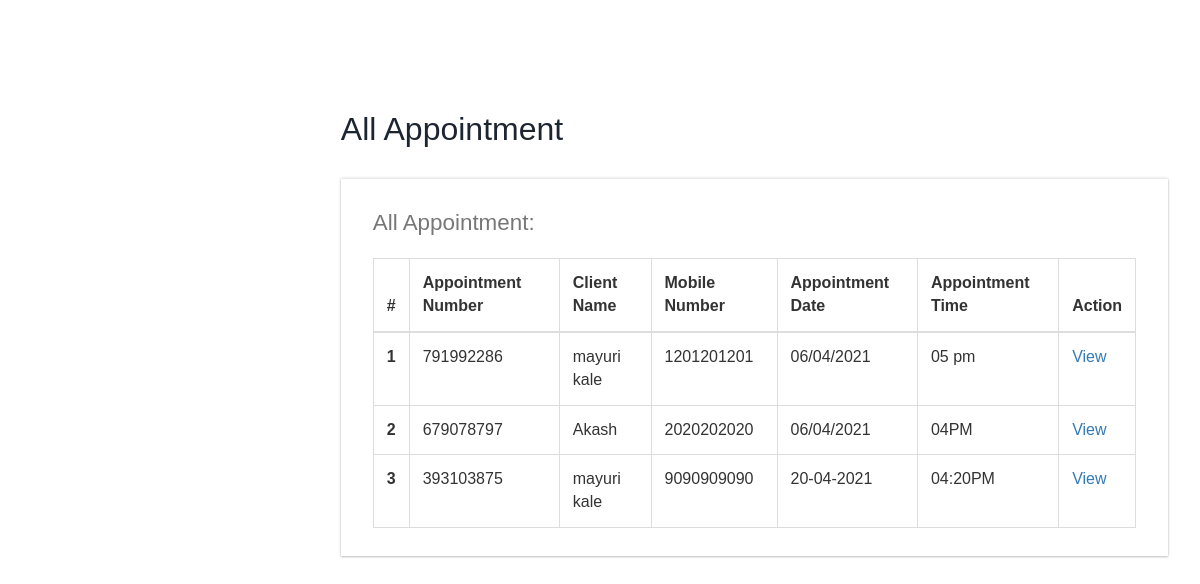
The page /all-appointment.php (signed in) on the database its author committed.
### tables this page shows
CREATE TABLE `tblappointment` (
  `ID` int(10) NOT NULL,
  `AptNumber` varchar(80) DEFAULT NULL,
  `Name` varchar(120) DEFAULT NULL,
  `Email` varchar(120) DEFAULT NULL,
  `PhoneNumber` bigint(11) DEFAULT NULL,
  `AptDate` varchar(120) DEFAULT NULL,
  `AptTime` varchar(120) DEFAULT NULL,
  `Services` varchar(120) DEFAULT NULL,
  `ApplyDate` timestamp NULL DEFAULT current_timestamp(),
  `Remark` varchar(250) NOT NULL,
  `Status` varchar(50) NOT NULL,
  `RemarkDate` timestamp NOT NULL DEFAULT '0000-00-00 00:00:00' ON UPDATE current_timestamp()
);

### all-appointment.php (the view, shortened to what this page needs)
<?php
if (strlen($_SESSION['ODABSaid']==0)) {
  header('location:logout.php');
  } else{
  ?>
<!DOCTYPE HTML>
<html>
<head>
<link href="css/bootstrap.css" rel='stylesheet' type='text/css' />
<link href="css/style.css" rel='stylesheet' type='text/css' />
<link href="css/font-awesome.css" rel="stylesheet">
<link href="css/animate.css" rel="stylesheet" type="text/css" media="all">
<link href="css/custom.css" rel="stylesheet">
</head>
<body class="cbp-spmenu-push">
	<div class="main-content">
		<div id="page-wrapper">
			<div class="main-page">
				<div class="tables">
					<h3 class="title1">All Appointment</h3>
					<div class="table-responsive bs-example widget-shadow">
						<h4>All Appointment:</h4>
						<table class="table table-bordered"> <thead> <tr> <th>#</th> <th> Appointment Number</th> <th>Client Name</th><th>Mobile Number</th> <th>Appointment Date</th><th>Appointment Time</th><th>Action</th> </tr> </thead> <tbody>
<?php
$ret=mysqli_query($con,"select *from  tblappointment");
$cnt=1;
while ($row=mysqli_fetch_array($ret)) {
?>
						 <tr> <th scope="row"><?php echo $cnt;?></th> <td><?php  echo $row['AptNumber'];?></td> <td><?php  echo $row['Name'];?></td><td><?php  echo $row['PhoneNumber'];?></td><td><?php  echo $row['AptDate'];?></td> <td><?php  echo $row['AptTime'];?></td> <td><a href="view-appointment.php?viewid=<?php echo $row['ID'];?>">View</a></td> </tr>   <?php
$cnt=$cnt+1;
}?></tbody> </table>
					</div>
				</div>
			</div>
		</div>
	</div>
</body>
</html>
<?php }  ?>

### style.css (style rules this page uses)
h4, h5, h6, h1, h2, h3 { margin: 0; }
html, body { font-family: "Quicksand",sans-serif; font-size: 100%; overflow-x: hidden; background: #fff; }
body a { transition: 0.5s all ease; -webkit-transition: 0.5s all ease; -moz-transition: 0.5s all ease; -o-transition: 0.5s all ease; -ms-transition: 0.5s all ease; text-decoration:none; }
h1,h2,h3,h4,h5,h6 { margin:0; }
.main-content { position: relative; }
.cbp-spmenu-push { overflow-x: hidden; position: relative; }
.cbp-spmenu, .cbp-spmenu-push { -webkit-transition: all 0.3s ease; -moz-transition: all 0.3s ease; transition: all 0.3s ease; }
.cbp-spmenu-push div#page-wrapper { margin: 0 0 0 19.3em; transition:.5s all; -webkit-transition:.5s all; -moz-transition:.5s all; }
.widget-shadow { background-color: #fff; box-shadow: 0 -1px 3px rgba(0,0,0,.12),0 1px 2px rgba(0,0,0,.24); -webkit-box-shadow: 0 -1px 3px rgba(0,0,0,.12),0 1px 2px rgba(0,0,0,.24); -moz-box-shadow: 0 -1px 3px rgba(0,0,0,.12),0 1px 2px rgba(0,0,0,.24); }
h3.title1 { font-size: 2em; color: #1d2531; margin-bottom: 0.8em; }
.table > thead > tr > th, .table > tbody > tr > th, .table > tfoot > tr > th, .table > thead > tr > td, .table > tbody > tr > td, .table > tfoot > tr > td { border-top: none; }
.tables h4 { font-size: 1.4em; margin-bottom: 1em; color: #777777; }
.tables .panel-body ,.tables .bs-example { padding: 2em 2em 0.5em; }
.tables .table > thead > tr > th, .tables .table > tbody > tr > th, .tables .table > tfoot > tr > th, .tables .table > thead > tr > td, .tables .table > tbody > tr > td, .tables .table > tfoot > tr > td { padding: 13px; border-top: 1px solid #E0E0E0; }
.bs-example { margin-top: 2em; }

### custom.css (style rules this page uses)
#page-wrapper { padding:7em 2em 2.5em; }

### rows shown on the page
tblappointment: AptNumber "791992286", Name "mayuri kale", PhoneNumber "1201201201", AptDate "06/04/2021", AptTime "05 pm"
tblappointment: AptNumber "679078797", Name "Akash", PhoneNumber "2020202020", AptDate "06/04/2021", AptTime "04PM"
tblappointment: AptNumber "393103875", Name "mayuri kale", PhoneNumber "9090909090", AptDate "20-04-2021", AptTime "04:20PM"
